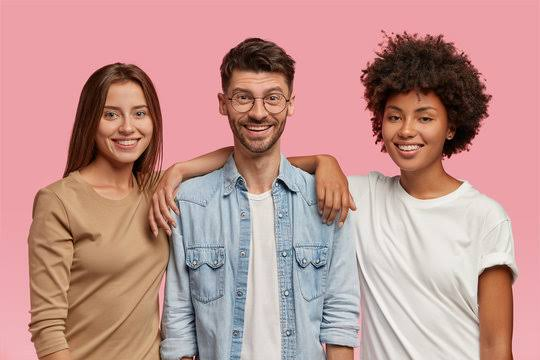
#> input picture avatar.jpeg, 540 x 360 px
$ python main.py
#> lines starting #> are read from the running program, lines starting #| are printed output that depends on the picture; after the words box and inside, x2 and y2 are one past the last pixel; in counts of white or black regions, pixels touching at a corner belong together
import cv2

face_haar_cascade = cv2.CascadeClassifier('haarcascade_frontalface_default.xml')
image = cv2.imread('avatar.jpeg')
#> image is the input picture: shape (360, 540, 3); mean B, G, R 144.4, 148.8, 192.7
gray = cv2.cvtColor(image, cv2.COLOR_BGR2GRAY)
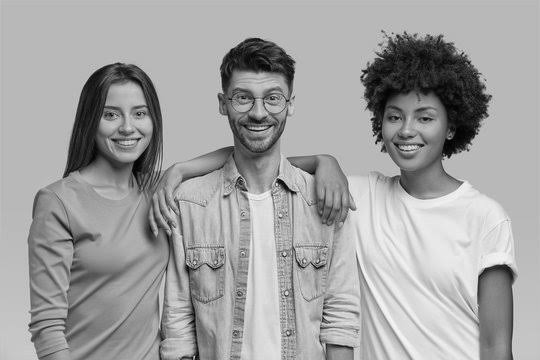
#> gray: shape (360, 540); min 0, max 252, mean 161.4


cv2.imshow("Gray", gray)
cv2.waitKey()


faces = face_haar_cascade.detectMultiScale(gray,scaleFactor= 1.1, minNeighbors=4)
#> faces = [[92, 87, 69, 69], [218, 66, 81, 81], [371, 87, 76, 76], [134, 147, 86, 86]]
for(x, y, w, h) in faces:
    cv2.rectangle(image, (x, y), (x+w, y+h), (0, 255, 0), 5)
#> this loop made 4 passes
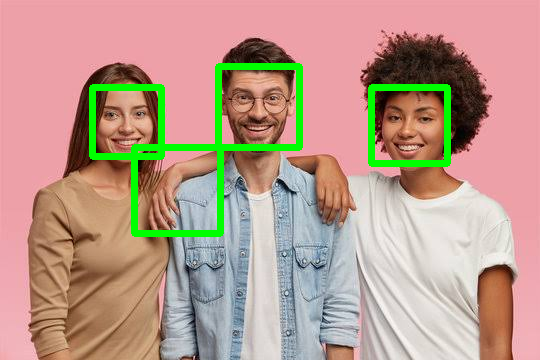
#> image: shape (360, 540, 3); 4.38% of pixels changed, all inside (x1, y1, x2, y2) = (89, 63, 451, 237)

cv2.imshow("Faces", image)
cv2.waitKey()
